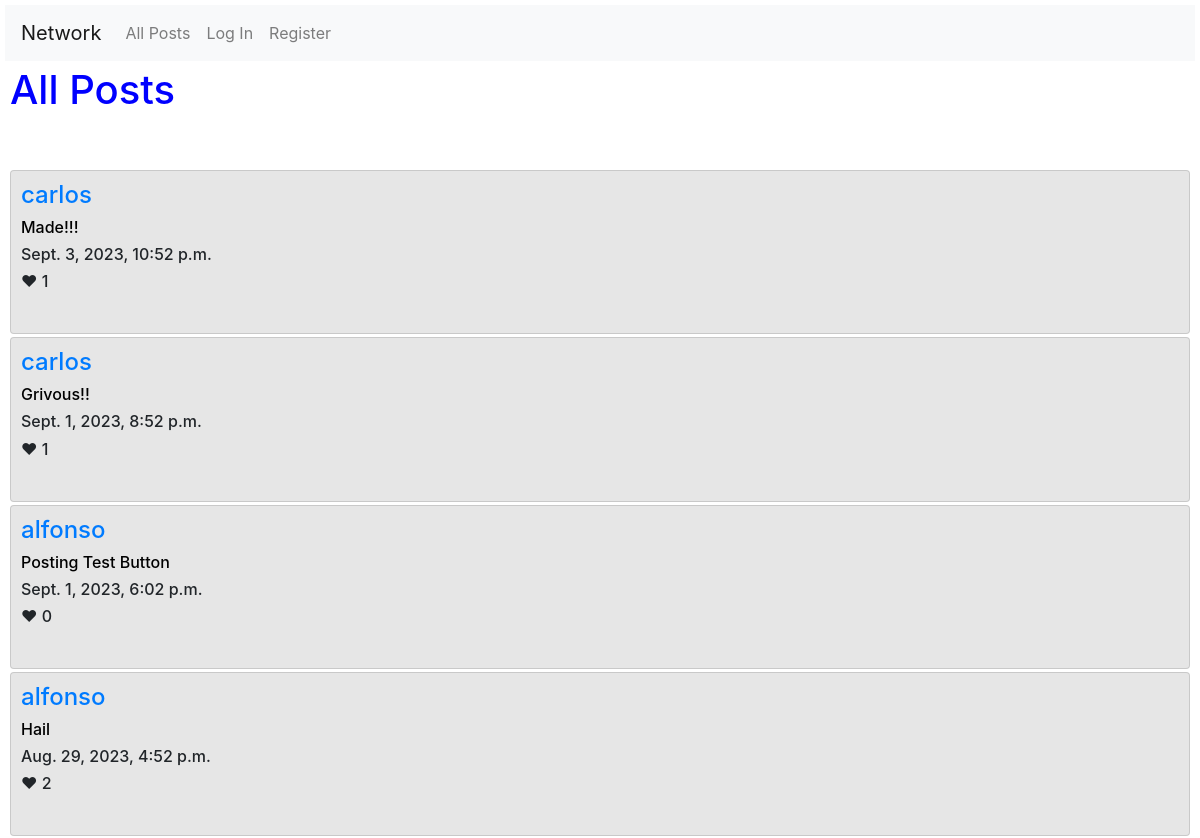
Before: / (upper part) with the older database file.
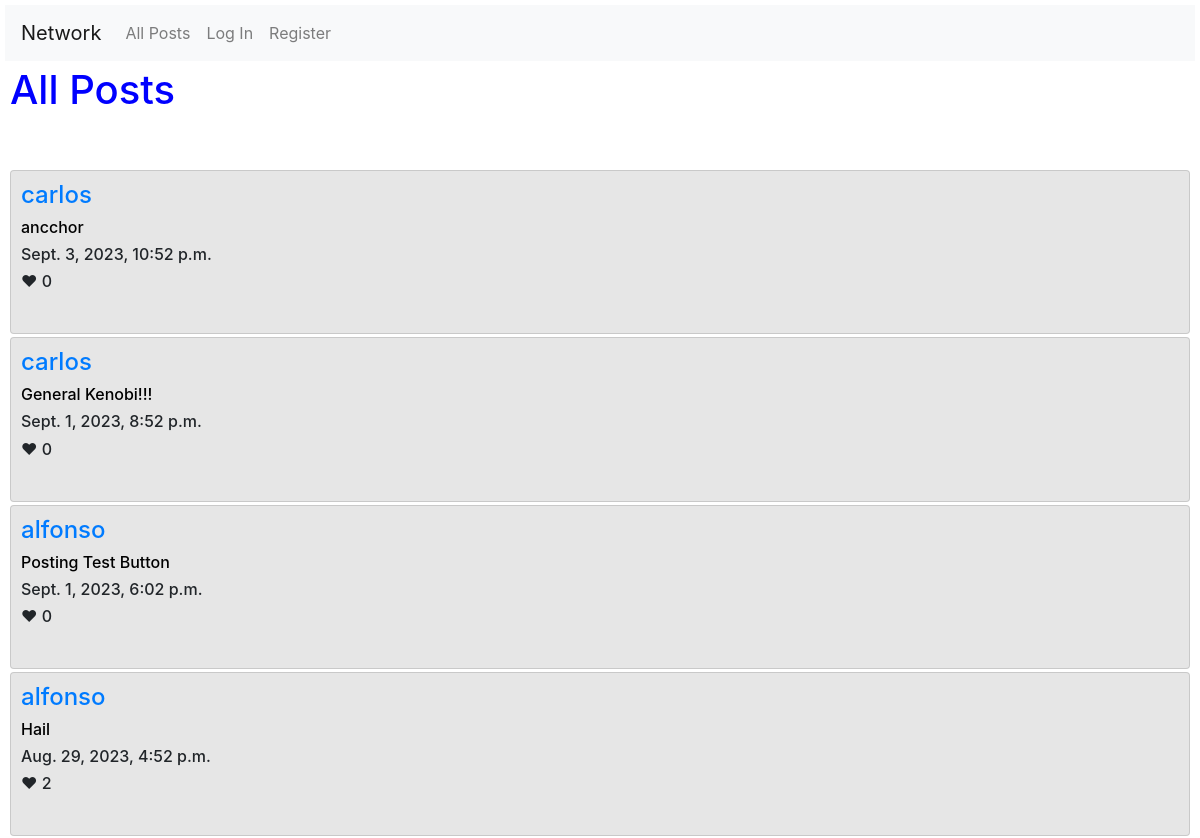
After: the same page with the newer database file.
### network/models.py (models this page shows, shortened)
class Post(models.Model):
    user = models.ForeignKey(User, on_delete=models.CASCADE, related_name="poster")
    content = models.TextField(max_length=180, null=False)
    timestamp = models.DateTimeField(auto_now_add=True)
    like = models.IntegerField(default=0)

class User(AbstractUser):
    pass

### network/views.py (the view, shortened to what this page needs)
# urls.py: path("", views.index, name="index"),
def index(request):
    all_posts = Post.objects.all().order_by("-timestamp")
    posts = []
    for i in range(0, len(all_posts)):
        posts.append(all_posts[i])
    posts.sort(key=lambda post: post.id, reverse=True)
    paginator = Paginator(posts, 10)
    page_number = request.GET.get("page")
    page_obj = paginator.get_page(page_number)
    likes = UserLike.objects.filter(user_id=request.user.id)
    liked_posts_id = []
    for i in range(0, len(likes)):
        for j in range(0, len(posts)):
            if likes[i].post_like.id == posts[j].id:
                liked_posts_id.append(posts[j].id)
    return render(request, "network/index.html",
                  {"posts": page_obj,
                   "likes": liked_posts_id})

### network/templates/network/index.html (shortened to what this page needs)
{% extends "network/layout.html" %}
{% block body %}
    <h1>All Posts</h1>
    <br>
    <br>
    {% for post in posts %}
        {% if post.id in likes %}
            <div class="card">
                <h4><a href="{% url 'profile' post.user %}">{{post.user}}</a></h4>
                <div id="post_{{post.id}}">
                    <h6><a id="anchor_{{post.id}}" class="anchor_content" href="{% url 'post_page' post.id %}">{{post.content}}</a></h6>
                    <h6> {{post.timestamp}} </h6>
                    <h6 id="like_{{post.id}}">&#10084; {{post.like}}</h6>
                    <br>
                    {% if user.is_authenticated %}
                    <div>
                        <button style="background-color:  rgb(248, 79, 79); border-radius: 4px;" name="dislike" value="{{post.id}}">&#128078;</button>
                        {% if post.user == user %}
                            <button style="background-color: cornflowerblue; border-radius: 4px;" name="edit" value="{{post.id}}">Edit</button>
                        {% endif %}
                    </div>
                    {% endif %}
                </div>
                <div id="edit_div_{{post.id}}" style="display: none;">
                        <textarea autofocus autocomplete="off" class="form-control" id="post_edit_{{post.id}}"></textarea>
                        <br>
                        <button style="background-color: cornflowerblue; border-radius: 4px;" id="save_{{post.id}}" value="{{post.id}}">Save</button>
                </div>
            </div>
        {% else %}
            <div class="card">
                <h4><a href="{% url 'profile' post.user %}">{{post.user}}</a></h4>
                <div id="post_{{post.id}}">
                    <h6><a id="anchor_{{post.id}}" class="anchor_content" href="{% url 'post_page' post.id %}">{{post.content}}</a></h6>
                    <h6> {{post.timestamp}} </h6>
                    <h6 id="like_{{post.id}}">&#10084; {{post.like}}</h6>
                    <br>
                </div>
            </div>
        {% endif %}
    {% endfor %}
{% endblock %}

Changed rows visible on the page:
changed Post: content "Made!!!" → "ancchor"; like "1" → "0"
changed Post: content "Grivous!!" → "General Kenobi!!!"; like "1" → "0"
